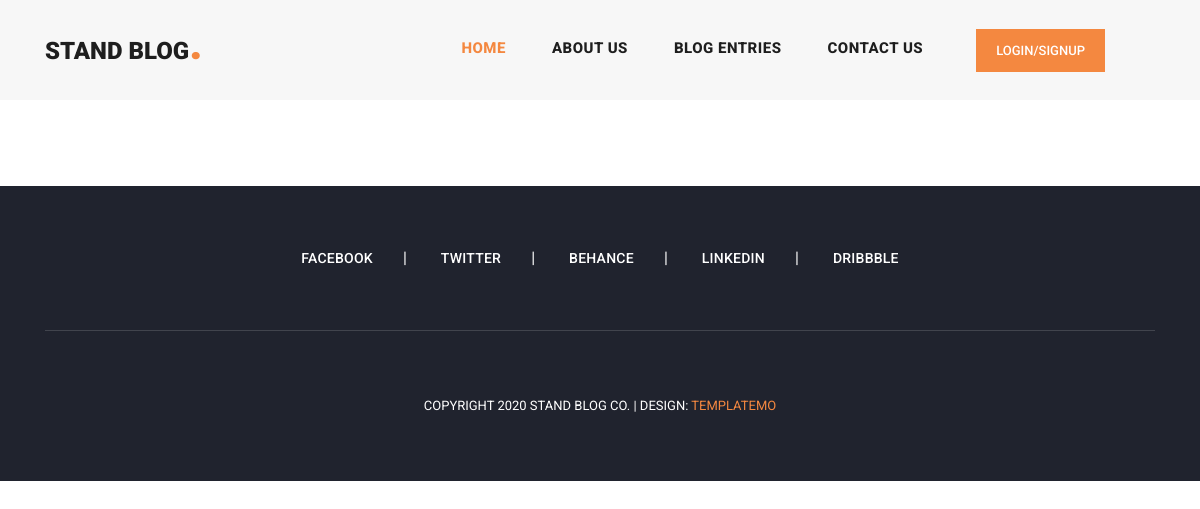
The app's page /, older data.
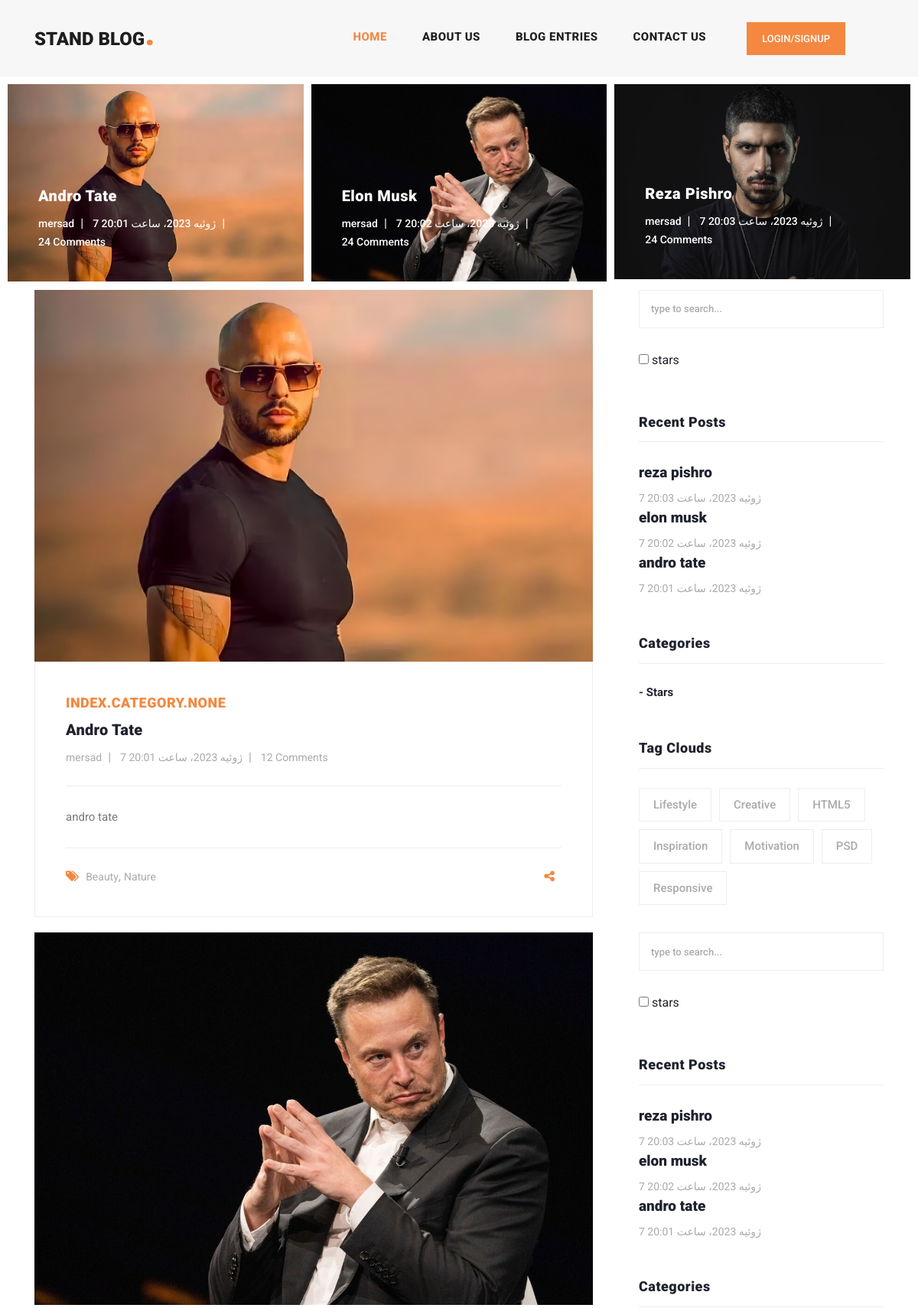
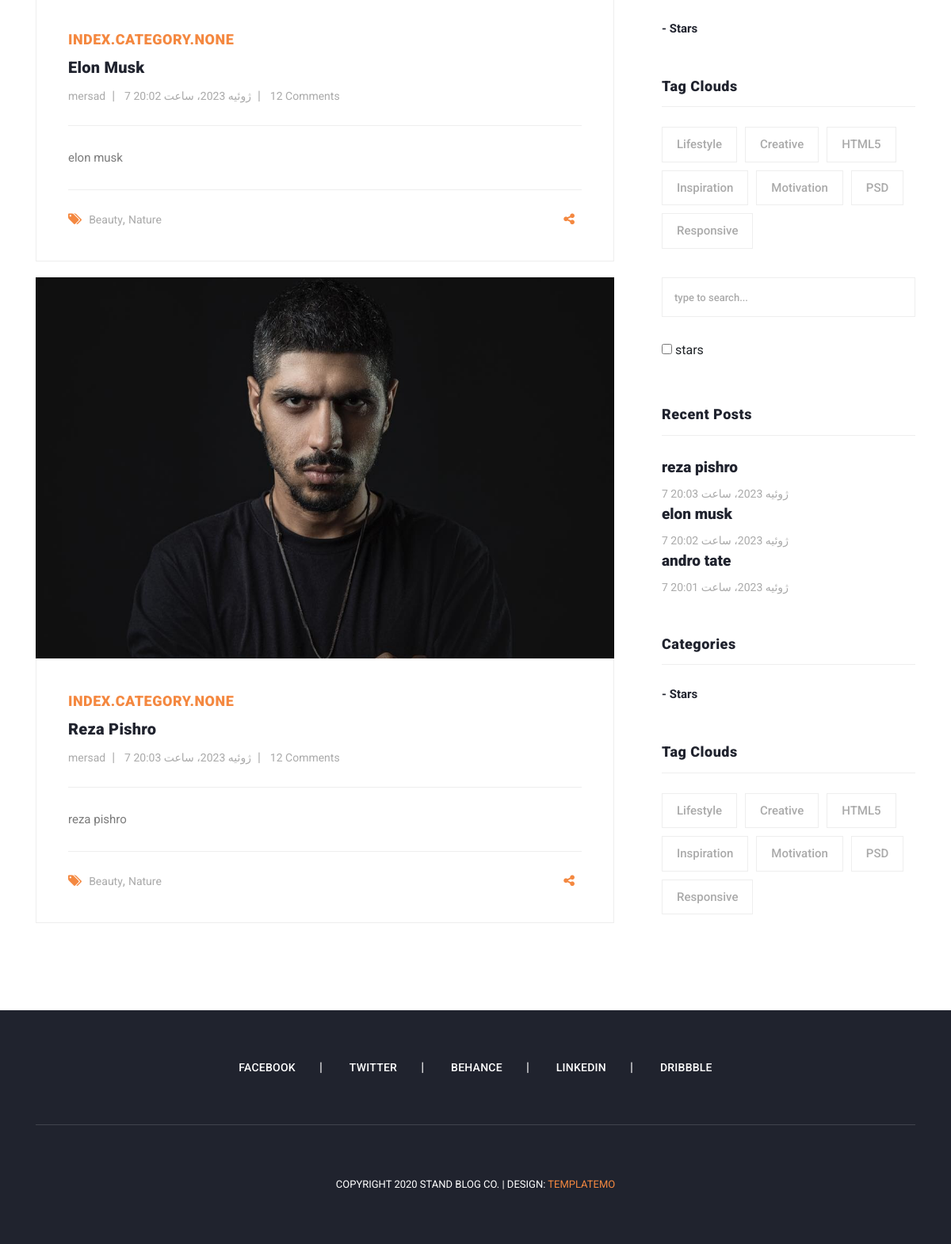
The same page, newer data (2 pictures, top to bottom).
### index/models.py (models this page shows, shortened)
class Article(models.Model):
    author = models.ForeignKey(User, on_delete=models.CASCADE)
    category = models.ManyToManyField(Category)
    title = models.CharField(max_length=50)
    descr = models.TextField()
    image = models.ImageField(upload_to='index/images', blank=True, null=True)
    time_created = models.DateTimeField(auto_now_add=True)
    star = models.BooleanField()
    slug = models.SlugField(null=True, blank=True, unique=True)
    def get_absolute_url(self):
        return reverse('Blog:article_detail', args=[self.slug])
    class Meta:
        verbose_name = "مطلب"
        verbose_name_plural = "مطالب"

class Category(models.Model):
    subcategory = models.CharField(max_length=20)

### index/views.py (the view)
# urls.py: path('', include("index.urls")),
def index(request):
    articles = Article.objects.all()
    return render(request, 'index/index.html', context={"articles": articles})

### context_processors/context_processors.py (called while the page is built)
def recent_articles(request):
    recent_articles = Article.objects.order_by('-time_created')
    return {"recent_articles": recent_articles}

def categories(request):
    categories = Category.objects.all()
    return {'categories': categories}

### index/templates/index/index.html (shortened to what this page needs)
{% extends 'base.html' %}
{% load static %}
{% block content %}
    <div class="main-banner header-text">
      <div class="container-fluid">
        <div class="owl-banner owl-carousel">
            {% for article in articles %}
                <div style="margin-bottom: 25px" class="item">
            <img src="{{ article.image }}" alt="">
            <div class="item-content">
              <div class="main-content">
                <a href="{{ article.get_absolute_url }}"><h4>{{ article.title }}</h4></a>
                <ul class="post-info">
                  <li><a href="#">{{ article.author.username }}</a></li>
                  <li><a href="#">{{ article.time_created }}</a></li>
                  <li><a href="#">24 Comments</a></li>
                </ul>
              </div>
            </div>
          </div>
            {% endfor %}
        </div>
      </div>
    </div>
{% for article in articles %}
    <section class="blog-posts">
    <div class="container">
        <div class="row">
            <div class="col-lg-8">
                <div class="all-blog-posts">
                    <div class="row">
                        <div class="col-lg-12">
                            <div class="blog-post">
                                <div class="blog-thumb">
                                    <img src="{{article.image}}" alt="">
                                </div>
                                <div class="down-content">
                                    <span>{{ article.category }}</span>
                                    <a href="{{ article.get_absolute_url }}"><h4>{{ article.title}}</h4></a>
                                    <ul class="post-info">
                                        <li><a href="#">{{ article.author }}</a></li>
                                        <li><a href="#">{{ article.time_created}}</a></li>
                                        <li><a href="#">12 Comments</a></li>
                                    </ul>
                                    <p>{{ article.descr}}</p>
                                    <div class="post-options">
                                        <div class="row">
                                            <div class="col-6">
                                                <ul class="post-tags">
                                                    <li><i class="fa fa-tags"></i></li>
                                                    <li><a href="#">Beauty</a>,</li>
                                                    <li><a href="#">Nature</a></li>
                                                </ul>
                                            </div>
                                            <div class="col-6">
                                                <ul class="post-share">
                                                    <li><i class="fa fa-share-alt"></i></li>
                                                </ul>
                                            </div>
                                        </div>
                                    </div>
                                </div>
                            </div>
                        </div>
                    </div>
                </div>
            </div>
            <div class="col-lg-4">
                <div class="sidebar">
                    <div class="row">
                        <div class="col-lg-12">
                            <div class="sidebar-item search">
                                <form id="search_form" name="gs" method="GET" action="{% url "Blog:search" %}">
                                    <input type="text" name="q" class="searchText" placeholder="type to search..."
                                           autocomplete="on">
                                </form>
                            </div>
                        </div>
                        <div style="margin-top: 30px; margin-left: 15px">
                            <input type="checkbox">
                            <label> stars</label><br>
                        </div>
                        {% include 'includes/sidebar.html' %}
                        {% include 'includes/categories.html' %}
                        <div class="col-lg-12">
                            <div class="sidebar-item tags">
                                <div class="sidebar-heading">
                                    <h2>Tag Clouds</h2>
                                </div>
                                <div class="content">
                                    <ul>
                                        <li><a href="#">Lifestyle</a></li>
                                        <li><a href="#">Creative</a></li>
                                        <li><a href="#">HTML5</a></li>
                                        <li><a href="#">Inspiration</a></li>
                                        <li><a href="#">Motivation</a></li>
                                        <li><a href="#">PSD</a></li>
                                        <li><a href="#">Responsive</a></li>
                                    </ul>
                                </div>
                            </div>
                        </div>
                    </div>
                </div>
            </div>
        </div>
    </div>
</section>
{% endfor %}
{% endblock %}

### templates/base.html (shortened to what this page needs)
{% load static %}
<!DOCTYPE html>
<html lang="en">
<head>
    {% include 'includes/head_refrences.html' %}
</head>
<body>
{% include 'includes/header.html' %}
{% block content %}
{% endblock %}
{% include 'includes/footer.html' %}
</body>
</html>

### templates/includes/head_refrences.html (shortened to what this page needs)
{% load static %}
<link href="{% static "vendor/bootstrap/css/bootstrap.min.css" %}" rel="stylesheet">
<link rel="stylesheet" href="{% static "css/fontawesome.css" %}">
<link rel="stylesheet" href="{% static "css/templatemo-stand-blog.css" %}">
<link rel="stylesheet" href="{% static "css/owl.css" %}">

### templates/includes/header.html (shortened to what this page needs)
{% load static %}
<header class="">
    <nav class="navbar navbar-expand-lg">
        <div class="container">
            <a class="navbar-brand" href="index.html"><h2>Stand Blog<em>.</em></h2></a>
            <div class="collapse navbar-collapse" id="navbarResponsive">
                <ul class="navbar-nav ml-auto">
                    <li class="nav-item {% if request.resolver_match.url_name == 'home' %}active{% endif %} ">
                        <a class="nav-link" href="{% url "index:home" %}">Home
                        </a>
                    </li>
                    <li class="nav-item  {% if request.resolver_match.url_name == 'home' %}{% endif %} ">
                        <a class="nav-link" href="about.html">About Us</a>
                    </li>
                    <li class="nav-item  {% if request.resolver_match.url_name == 'articles_page' %}active{% endif %} ">
                        <a class="nav-link" href="{% url 'Blog:articles_page' %}">Blog Entries</a>
                    </li>
                    <li class="nav-item  {% if request.resolver_match.url_name == 'home' %}{% endif %} ">
                        <a class="nav-link" href="{% url "Blog:contactus" %}">Contact Us</a>
                    </li>
                    <li class="nav-item">
                        {% if user.is_authenticated %}
                            <div class="">
                                <a href="/login">Profile</a>
                                <div class="">
                                    <a href="/logout">log out</a>
                                </div>
                            </div>
                        {% else %}
                            <div class="col-lg-4">
                            <div class="main-button">
                                <div style="display: inline-block ;margin-right: 20px"><a class="flex-b" rel="nofollow" href="/login" target="_parent">login/signup</a></div>
                        {% endif %}
                        </div>
                        </div>
                    </li>
                </ul>
            </div>
        </div>
    </nav>
</header>

### templates/includes/sidebar.html
<div class="col-lg-12">
    <div class="sidebar-item recent-posts">
        <div class="sidebar-heading">
            <h2>Recent Posts</h2>
        </div>
        <div class="content">
            {% for article in recent_articles %}
                <ul>
                    <li><a href="post-details.html">
                        <h5>{{ article.title }}</h5>
                        <span>{{ article.time_created }}</span>
                    </a></li>
                </ul>
            {% endfor %}
        </div>
    </div>
</div>

### templates/includes/categories.html
<div class="col-lg-12">
    <div class="sidebar-item categories">
        <div class="sidebar-heading">
            <h2>Categories</h2>
        </div>
        <div class="content">
            <ul>
                {% for category in categories %}
                <li><a href="{% url "Blog:category_articles" category.id %}">- {{ category.subcategory }}</a></li>
                {% endfor %}
            </ul>
        </div>
    </div>
</div>

### templates/includes/footer.html
{% load static %}
<footer>
    <div class="container">
        <div class="row">
            <div class="col-lg-12">
                <ul class="social-icons">
                    <li><a href="#">Facebook</a></li>
                    <li><a href="#">Twitter</a></li>
                    <li><a href="#">Behance</a></li>
                    <li><a href="#">Linkedin</a></li>
                    <li><a href="#">Dribbble</a></li>
                </ul>
            </div>
            <div class="col-lg-12">
                <div class="copyright-text">
                    <p>Copyright 2020 Stand Blog Co.
                        | Design: <a rel="nofollow" href="https://templatemo.com" target="_parent">TemplateMo</a></p>
                </div>
            </div>
        </div>
    </div>
</footer>

### templates/includes/footer_refrences.html (shortened to what this page needs)
{% load static %}

Row changes from the older to the newer data that the page shows:
added Article: image (picture), title "Andro Tate", author.username "mersad", time_created "7 ژوئیه 2023، ساعت 20:01", category "INDEX.CATEGORY.NONE", author "mersad", descr "andro tate", title "andro tate"
added Article: image (picture), title "Elon Musk", author.username "mersad", time_created "7 ژوئیه 2023، ساعت 20:02", title "elon musk", category "INDEX.CATEGORY.NONE", author "mersad", descr "elon musk"
added Article: image (picture), title "Reza Pishro", author.username "mersad", time_created "7 ژوئیه 2023، ساعت 20:03", title "reza pishro", category "INDEX.CATEGORY.NONE", author "mersad", descr "reza pishro"
added Category: subcategory "Stars"
